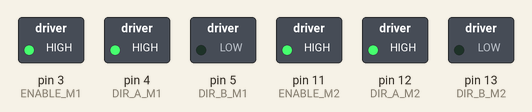
Recording of a sketch running on a simulated Arduino Uno, built with avr-gcc and run on an emulated ATmega328P. On the bench: switched loads named in the sketch (green lamp = pin HIGH).

Above: at 2.5 s.
At 7.5 s:
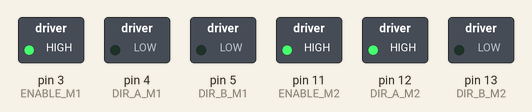
At 12.5 s:
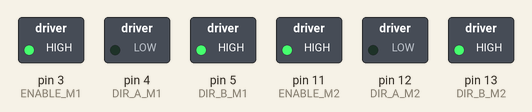
Timing chart, 0 to 17.3 s (numbered marks = the images above):
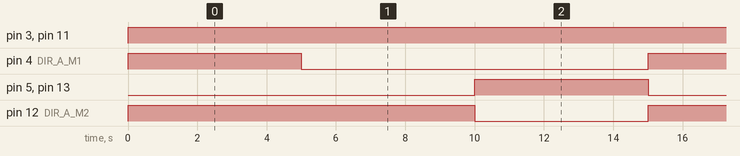

Measured:
- by itself, pin 3 (ENABLE_M1), pin 11 (ENABLE_M2): LOW → HIGH at 0.00 s
- by itself, pin 4 (DIR_A_M1), pin 5 (DIR_B_M1), pin 13 (DIR_B_M2): alternates HIGH for 5.0 s and LOW for 10.0 s
- by itself, pin 12 (DIR_A_M2): alternates HIGH for 10.0 s and LOW for 5.0 s

The sketch:

motor_construction_test.ino
```cpp
#include "SR04.h"
#define ENABLE_M1 3
#define DIR_A_M1 4
#define DIR_B_M1 5

#define ENABLE_M2 11
#define DIR_A_M2 12
#define DIR_B_M2 13

void setup() {
  Serial.begin(9600);

  pinMode(ENABLE_M1, OUTPUT);
  pinMode(DIR_A_M1, OUTPUT);
  pinMode(DIR_B_M1, OUTPUT);

  pinMode(ENABLE_M2, OUTPUT);
  pinMode(DIR_A_M2, OUTPUT);
  pinMode(DIR_B_M2, OUTPUT);
}

void loop() {
  digitalWrite(ENABLE_M1, HIGH);
  digitalWrite(ENABLE_M2, HIGH);

  digitalWrite(DIR_A_M1, HIGH);
  digitalWrite(DIR_A_M2, HIGH);
  digitalWrite(DIR_B_M1, LOW);
  digitalWrite(DIR_B_M2, LOW);

  delay(5000);

  digitalWrite(DIR_A_M1, LOW);

  delay(5000);

  digitalWrite(DIR_A_M1, LOW);
  digitalWrite(DIR_A_M2, LOW);
  digitalWrite(DIR_B_M1, HIGH);
  digitalWrite(DIR_B_M2, HIGH);

  //delay(5000);

  //digitalWrite(DIR_B_M1, LOW);

  delay(5000);
}
```
